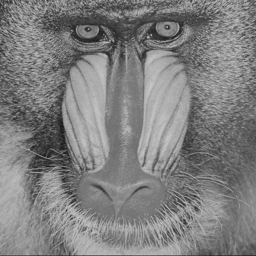
#> input picture hw4(team)/data/baboon.bmp, 256 x 256 px, given in place of camera.png, which was not available
$ python gray2color.py
#> lines starting #> are read from the running program, lines starting #| are printed output that depends on the picture; pictures that were not available may be replaced by others from this repository, and a replacement may not be noted
import numpy as np
from PIL import Image
import matplotlib.pyplot as plt


def gray2color(img, colormap="rainbow", save=None):
    """
    该函数用于将 灰度图 向 彩色图(伪彩) 变换。
    算法
    :param save: 是否保存图片
    :param colormap: 用于灰度向彩色映射的分段颜色表，可以调用matplotlib中自带的各种colormap
    :param img: 输入的灰度图图像
    :return:  伪彩图像
    """
    colors = plt.get_cmap(colormap)(range(256))  # 从matplotlib库中获取对应的分段颜色表
    # 由于得到的分段颜色表是 RGBA 的形式，所以要将 RGBA 的形式转换为 RGB 形式
    red = colors[:, 0]
    green = colors[:, 1]
    blue = colors[:, 2]
    # 创建一个空的变量来存储 伪彩 后的图片
    pseudo_colored_img = np.zeros((img.shape[0], img.shape[1], 3))
    # 进行映射
    pseudo_colored_img[:, :, 0] = red[img]
    pseudo_colored_img[:, :, 1] = green[img]
    pseudo_colored_img[:, :, 2] = blue[img]

    # 转换为 uint8 的格式
    pseudo_colored_img = (pseudo_colored_img * 256).astype(np.uint8)

    if save is not None:  # 是否保存
        Image.fromarray(pseudo_colored_img).save("./result/"+save)

    return pseudo_colored_img


# 进行测试
if __name__ == "__main__":
    # 读取测试图片
    image1 = np.array(Image.open("./data/camera.png").convert("L"))
#> image1 is the input picture: shape (256, 256); min 25, max 198, mean 127.3
    image2 = np.array(Image.open("./data/cell.png").convert("L"))
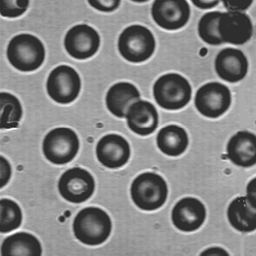
#> input picture hw5/data/cell.png, 256 x 256 px
#> image2 is the input picture: shape (256, 256); min 33, max 255, mean 129.8

    # 测试
    result1 = gray2color(image1, save="camera_rainbow.png")
    result2 = gray2color(image1, colormap="hsv", save="camera_hsv.png")
    result3 = gray2color(image2, save="cell_rainbow.png")
#> call 3 of gray2color, with colormap = 'rainbow', save = 'cell_rainbow.png'
#> in gray2color (call 3), `pseudo_colored_img[:, :, 1] = green[img]`:
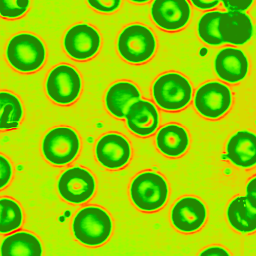
#> pseudo_colored_img: shape (256, 256, 3) float64; mean of channels 0, 1, 2 0.564, 0.811, 0; drawn as R, G, B
#> in gray2color (call 3), `pseudo_colored_img = (pseudo_colored_img * 256).astype(np.uint8)`:
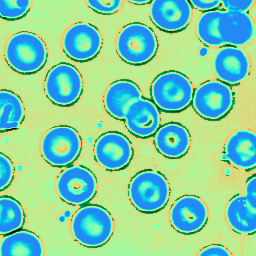
#> pseudo_colored_img: shape (256, 256, 3); mean of channels 0, 1, 2 129.6, 207.2, 168.6; drawn as R, G, B
    result4 = gray2color(image2, colormap="hsv", save="cell_hsv.png")
#> call 4 of gray2color, with colormap = 'hsv', save = 'cell_hsv.png'
#> in gray2color (call 4), `pseudo_colored_img[:, :, 0] = red[img]`:
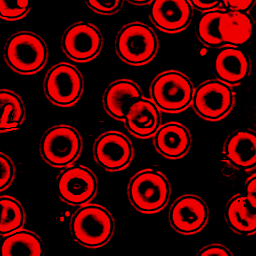
#> pseudo_colored_img: shape (256, 256, 3) float64; mean of channels 0, 1, 2 0.261, 0, 0; drawn as R, G, B
#> in gray2color (call 4), `pseudo_colored_img[:, :, 1] = green[img]`:
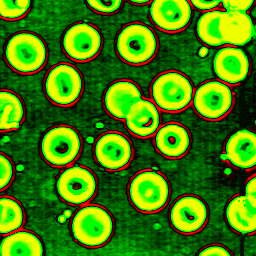
#> pseudo_colored_img: shape (256, 256, 3) float64; mean of channels 0, 1, 2 0.261, 0.528, 0; drawn as R, G, B
#> in gray2color (call 4), `pseudo_colored_img[:, :, 2] = blue[img]`:
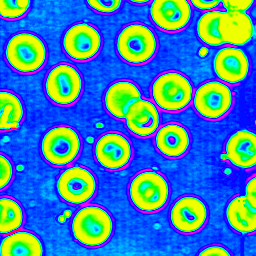
#> pseudo_colored_img: shape (256, 256, 3) float64; mean of channels 0, 1, 2 0.261, 0.528, 0.682; drawn as R, G, B
#> in gray2color (call 4), `pseudo_colored_img = (pseudo_colored_img * 256).astype(np.uint8)`:
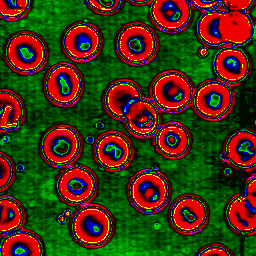
#> pseudo_colored_img: shape (256, 256, 3); mean of channels 0, 1, 2 65.1, 48.5, 11.5; drawn as R, G, B
